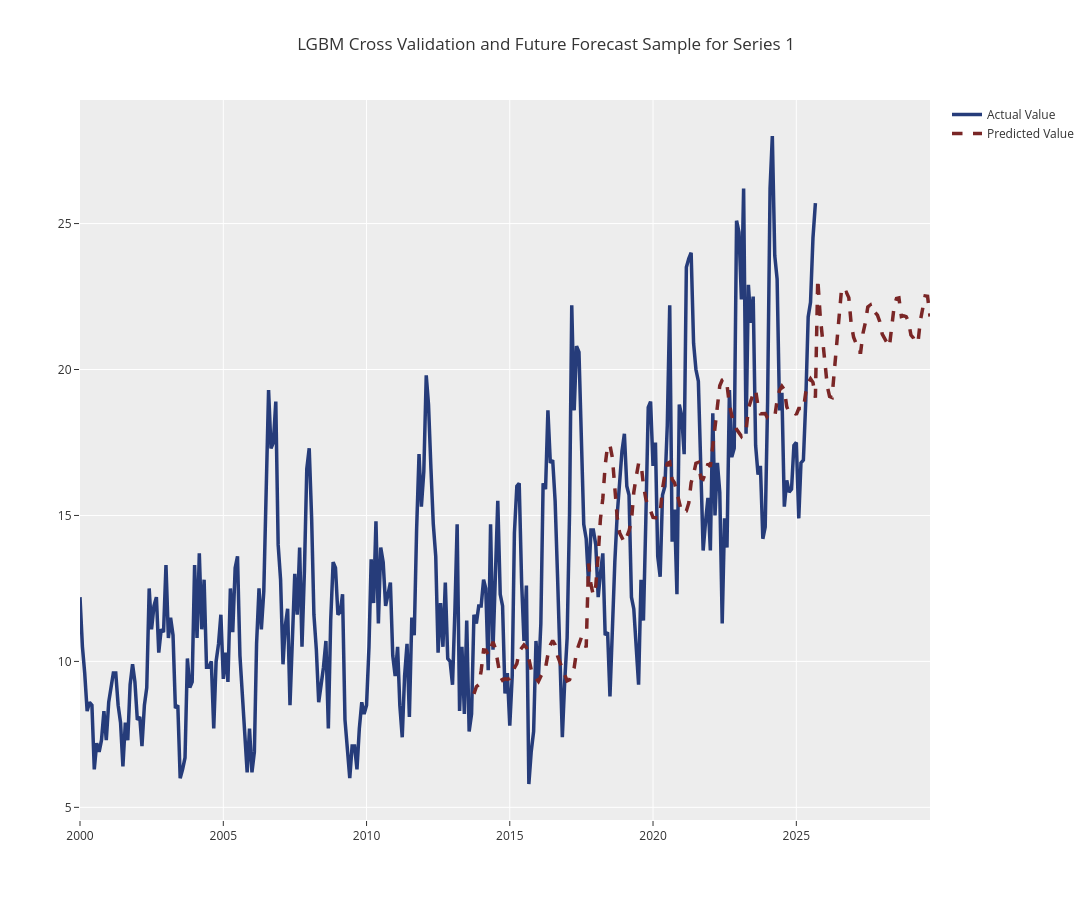

Notebook source saved alongside this figure:
### Code cell
Line = px.line(
    title='LGBM Cross Validation and Future Forecast Sample for Series 1',
    width=1500,
    height=900,
    template='ggplot2'
)

Line.add_trace(
    go.Scatter(
    x=SampleFull['ds'],
    y=SampleFull['y'],
    name='Actual Value',
    mode='lines',
    line=dict(color='#263C7A', width=3.5))
)

Line.add_trace(
    go.Scatter(
    x=Sample['ds'],
    y=Sample['LGBMRegressor'],
    name='Predicted Value',
    mode='lines',
    line=dict(color="#7A2626", width=3.5, dash='dash'))
)

Line.show()

### Figure 1 — Plotly figure (JSON) as saved in the notebook; plotly's stock layout.template omitted (floating-point values rounded to 4 significant figures; data arrays with more than 128 entries replaced by an {"elided": "..."} marker saying what was removed)
{"data": [{"hovertemplate": "<extra></extra>", "legendgroup": "", "line": {"color": "#F8766D", "dash": "solid"}, "marker": {"symbol": "circle"}, "mode": "lines", "name": "", "orientation": "v", "showlegend": false, "type": "scatter", "xaxis": "x", "yaxis": "y"}, {"line": {"color": "#263C7A", "width": 3.5}, "mode": "lines", "name": "Actual Value", "type": "scatter", "x": {"elided": "309 str values"}, "y": {"elided": "309 float values"}}, {"line": {"color": "#7A2626", "dash": "dash", "width": 3.5}, "mode": "lines", "name": "Predicted Value", "type": "scatter", "x": {"elided": "192 str values"}, "y": {"elided": "192 float values"}}], "layout": {"height": 900, "legend": {"tracegroupgap": 0}, "title": {"text": "LGBM Cross Validation and Future Forecast Sample for Series 1"}, "width": 1500, "xaxis": {"anchor": "y", "domain": [0, 1]}, "yaxis": {"anchor": "x", "domain": [0, 1]}}}
